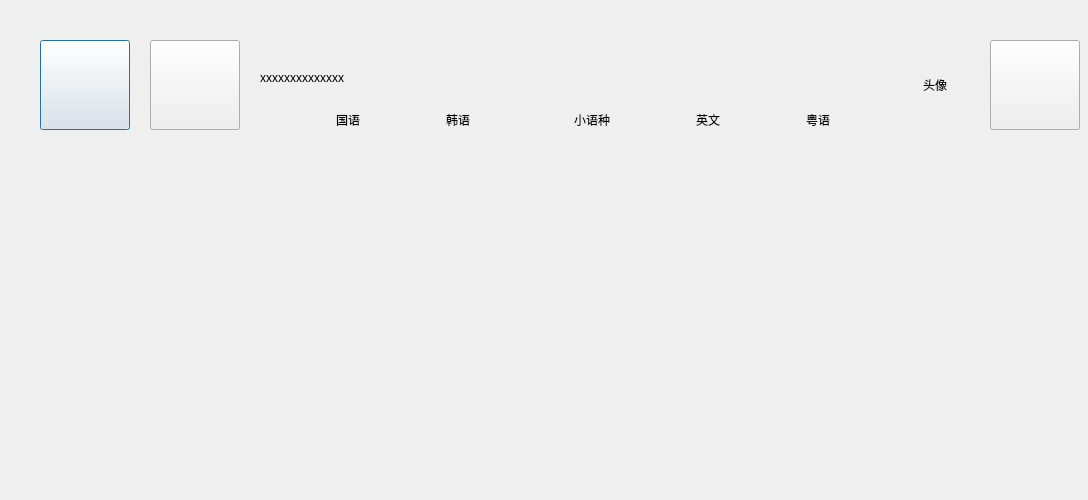
<?xml version="1.0" encoding="UTF-8"?>
<ui version="4.0">
 <class>MedialibDlg</class>
 <widget class="QDialog" name="MedialibDlg">
  <property name="geometry">
   <rect>
    <x>0</x>
    <y>0</y>
    <width>1088</width>
    <height>500</height>
   </rect>
  </property>
  <property name="windowTitle">
   <string>媒体库</string>
  </property>
  <widget class="CButton" name="btnReturn">
   <property name="geometry">
    <rect>
     <x>40</x>
     <y>40</y>
     <width>90</width>
     <height>90</height>
    </rect>
   </property>
   <property name="autoFillBackground">
    <bool>false</bool>
   </property>
   <property name="styleSheet">
    <string notr="true">border-image: url(:/img/btnReturn.png);</string>
   </property>
   <property name="text">
    <string/>
   </property>
   <property name="iconSize">
    <size>
     <width>100</width>
     <height>100</height>
    </size>
   </property>
   <property name="flat">
    <bool>false</bool>
   </property>
  </widget>
  <widget class="CLabel" name="labelTitle">
   <property name="geometry">
    <rect>
     <x>260</x>
     <y>48</y>
     <width>420</width>
     <height>60</height>
    </rect>
   </property>
   <property name="text">
    <string>xxxxxxxxxxxxxx</string>
   </property>
   <property name="alignment">
    <set>Qt::AlignLeading|Qt::AlignLeft|Qt::AlignVCenter</set>
   </property>
  </widget>
  <widget class="CButton" name="btnUpward">
   <property name="geometry">
    <rect>
     <x>150</x>
     <y>40</y>
     <width>90</width>
     <height>90</height>
    </rect>
   </property>
   <property name="autoFillBackground">
    <bool>false</bool>
   </property>
   <property name="styleSheet">
    <string notr="true">border-image: url(:/img/btnUpward.png);</string>
   </property>
   <property name="text">
    <string/>
   </property>
   <property name="iconSize">
    <size>
     <width>100</width>
     <height>100</height>
    </size>
   </property>
   <property name="flat">
    <bool>false</bool>
   </property>
  </widget>
  <widget class="CButton" name="btnPlay">
   <property name="geometry">
    <rect>
     <x>990</x>
     <y>40</y>
     <width>90</width>
     <height>90</height>
    </rect>
   </property>
   <property name="autoFillBackground">
    <bool>false</bool>
   </property>
   <property name="styleSheet">
    <string notr="true">border-image: url(:/img/btnPlay.png);</string>
   </property>
   <property name="text">
    <string/>
   </property>
   <property name="iconSize">
    <size>
     <width>120</width>
     <height>120</height>
    </size>
   </property>
   <property name="flat">
    <bool>false</bool>
   </property>
  </widget>
  <widget class="QFrame" name="frameFilterLanguage">
   <property name="geometry">
    <rect>
     <x>250</x>
     <y>90</y>
     <width>585</width>
     <height>60</height>
    </rect>
   </property>
   <property name="frameShape">
    <enum>QFrame::NoFrame</enum>
   </property>
   <property name="frameShadow">
    <enum>QFrame::Raised</enum>
   </property>
   <widget class="CLabel" name="labelDemandCN">
    <property name="geometry">
     <rect>
      <x>0</x>
      <y>0</y>
      <width>110</width>
      <height>60</height>
     </rect>
    </property>
    <property name="text">
     <string>国语</string>
    </property>
    <property name="alignment">
     <set>Qt::AlignRight|Qt::AlignTrailing|Qt::AlignVCenter</set>
    </property>
    <property name="wordWrap">
     <bool>true</bool>
    </property>
   </widget>
   <widget class="CLabel" name="labelDemandHK">
    <property name="geometry">
     <rect>
      <x>470</x>
      <y>0</y>
      <width>110</width>
      <height>60</height>
     </rect>
    </property>
    <property name="text">
     <string>粤语</string>
    </property>
    <property name="alignment">
     <set>Qt::AlignRight|Qt::AlignTrailing|Qt::AlignVCenter</set>
    </property>
    <property name="wordWrap">
     <bool>true</bool>
    </property>
   </widget>
   <widget class="CLabel" name="labelDemandKR">
    <property name="geometry">
     <rect>
      <x>110</x>
      <y>0</y>
      <width>110</width>
      <height>60</height>
     </rect>
    </property>
    <property name="text">
     <string>韩语</string>
    </property>
    <property name="alignment">
     <set>Qt::AlignRight|Qt::AlignTrailing|Qt::AlignVCenter</set>
    </property>
    <property name="wordWrap">
     <bool>true</bool>
    </property>
   </widget>
   <widget class="CLabel" name="labelDemandEN">
    <property name="geometry">
     <rect>
      <x>360</x>
      <y>0</y>
      <width>110</width>
      <height>60</height>
     </rect>
    </property>
    <property name="text">
     <string>英文</string>
    </property>
    <property name="alignment">
     <set>Qt::AlignRight|Qt::AlignTrailing|Qt::AlignVCenter</set>
    </property>
    <property name="wordWrap">
     <bool>true</bool>
    </property>
   </widget>
   <widget class="CLabel" name="labelDemandEUR">
    <property name="geometry">
     <rect>
      <x>220</x>
      <y>0</y>
      <width>140</width>
      <height>60</height>
     </rect>
    </property>
    <property name="text">
     <string>小语种</string>
    </property>
    <property name="alignment">
     <set>Qt::AlignRight|Qt::AlignTrailing|Qt::AlignVCenter</set>
    </property>
    <property name="wordWrap">
     <bool>true</bool>
    </property>
   </widget>
   <zorder>labelDemandHK</zorder>
   <zorder>labelDemandKR</zorder>
   <zorder>labelDemandEN</zorder>
   <zorder>labelDemandEUR</zorder>
   <zorder>labelDemandCN</zorder>
  </widget>
  <widget class="CLabel" name="labelSingerImg">
   <property name="geometry">
    <rect>
     <x>890</x>
     <y>40</y>
     <width>90</width>
     <height>90</height>
    </rect>
   </property>
   <property name="text">
    <string>头像</string>
   </property>
   <property name="alignment">
    <set>Qt::AlignCenter</set>
   </property>
   <property name="wordWrap">
    <bool>true</bool>
   </property>
  </widget>
  <zorder>labelTitle</zorder>
  <zorder>labelSingerImg</zorder>
  <zorder>btnReturn</zorder>
  <zorder>btnUpward</zorder>
  <zorder>btnPlay</zorder>
  <zorder>frameFilterLanguage</zorder>
 </widget>
 <customwidgets>
  <customwidget>
   <class>CButton</class>
   <extends>QPushButton</extends>
   <header location="global">button.h</header>
  </customwidget>
  <customwidget>
   <class>CLabel</class>
   <extends>QLabel</extends>
   <header location="global">label.h</header>
  </customwidget>
 </customwidgets>
 <resources/>
 <connections/>
</ui>
